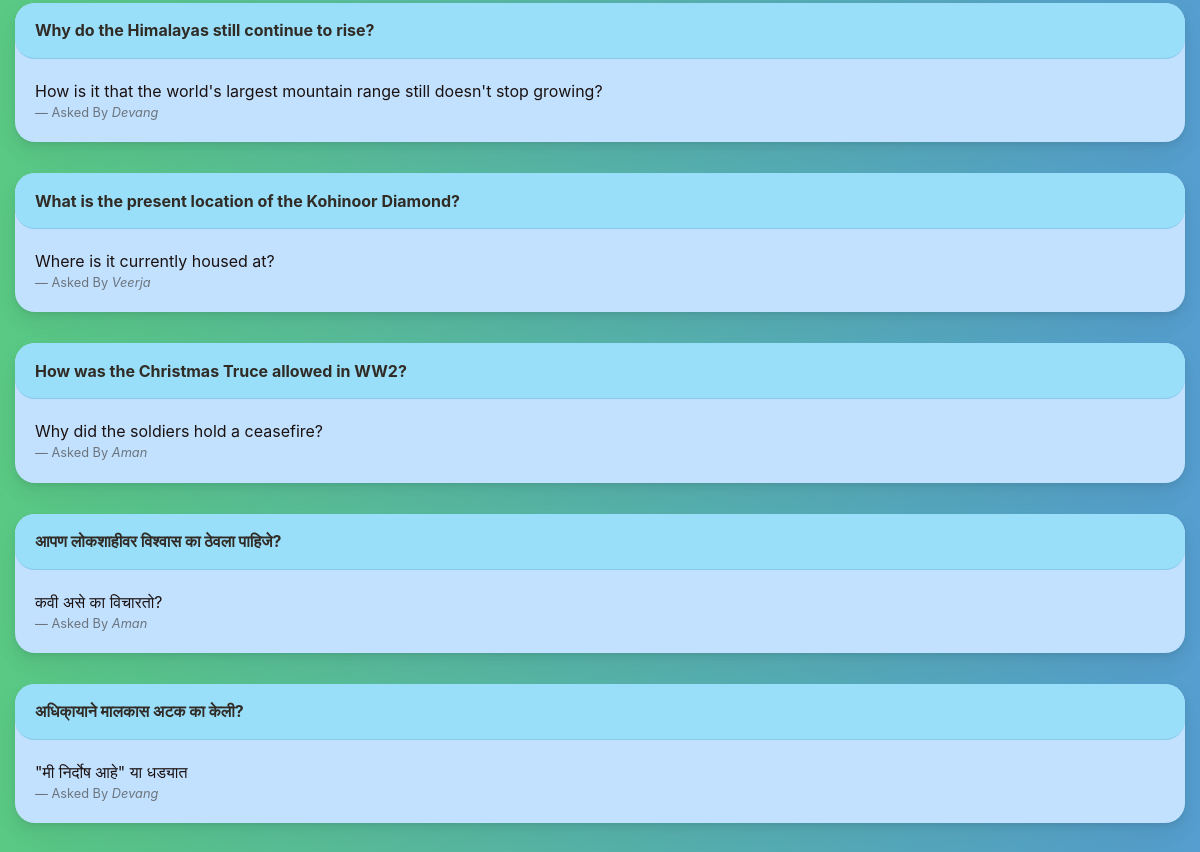
Before: /forum/ (middle part) with the older database file.
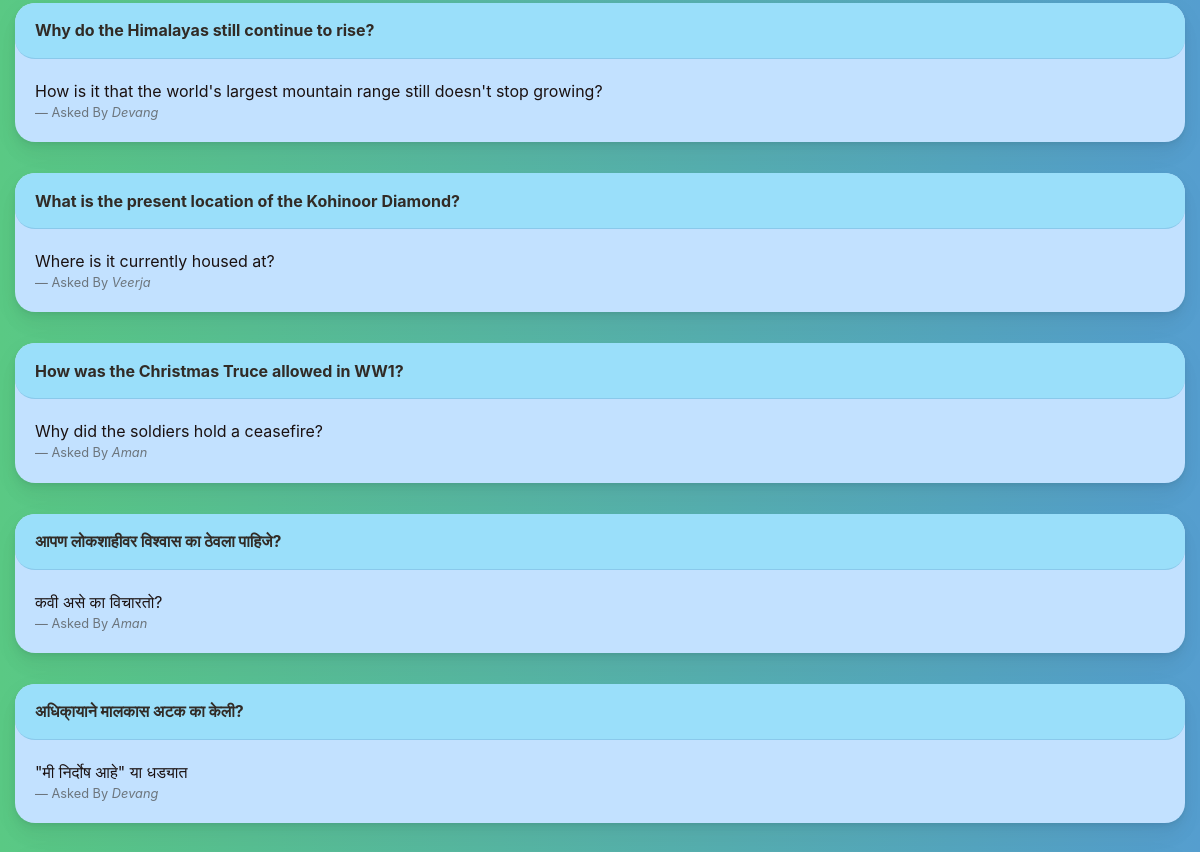
After: the same page with the newer database file.
### forum/models.py (models this page shows, shortened)
class question(models.Model):
    created = models.DateTimeField(auto_now_add=True)
    questionBy = models.ForeignKey(student, on_delete=models.CASCADE)
    title = models.CharField(max_length=240)
    body = models.CharField(max_length=25000)
    medium = models.CharField(max_length=100)
    acadYear = models.CharField(max_length=100)
    subject = models.CharField(max_length=100)
    board = models.CharField(max_length=100, default="SSC")

class student(models.Model):
    user: OneToOneField = models.OneToOneField(User, on_delete=models.CASCADE)
    acadYear = models.CharField(max_length=100)
    medium = models.CharField(max_length=100)
    board = models.CharField(max_length=100, default="SSC")

### forum/views.py (the view, shortened to what this page needs)
# urls.py: path('',views.forumLanding.as_view(),name='forumLanding'),
class forumLanding(View):
    def get(self, request, template_name='forumLanding.html'):
        message = {}
        message['questions'] = question.objects.all().order_by('-created')
        return render(request, 'forumLanding.html', message)

### forum/templates/forumLanding.html (shortened to what this page needs)
{% extends 'base.html' %}
{% load static %}
{% block content %}
<link rel="stylesheet" href="{% static 'all.css' %}">
<link rel="stylesheet" href="{% static 'bt.css' %}">
<link rel="stylesheet" href="{% static 'btb.css' %}">
<link rel="stylesheet" href="{% static 'login.css' %}">
<link rel="stylesheet" href="{% static 'forumLanding.css' %}">
<br><br>
    {% if questions %}
    <br>
<div class="container-fluid">
    {% for i in questions %}
    <a href="{% url 'forum:queAns' i.id %}">
        <div class="card" style="background-color: #c2e1ff; color: #1a1111;">
            <div class="card-header" style="font-size:1rem; background-color: #9adffa; color: #312b26">
             <strong>{{i.title}}</strong>
            </div>
            <div class="card-body">
                <blockquote class="blockquote mb-0" style="font-size:1rem">
                    <p>{{i.body}}</p>
                    <footer class="blockquote-footer">Asked By <cite
                            title="Source Title">{{ i.questionBy.user.first_name }}</cite></footer>
                </blockquote>
            </div>
        </div>
    </a>
    <br>
    {% endfor %}
</div>
{% else %}
<h2>Found 0 Results.</h2>
{% endif %}
{% endblock %}

Changed rows visible on the page:
changed question "Why did the soldiers hold a ceasefire?": title "How was the Christmas Truce allowed in WW2?" → "How was the Christmas Truce allowed in WW1?"
